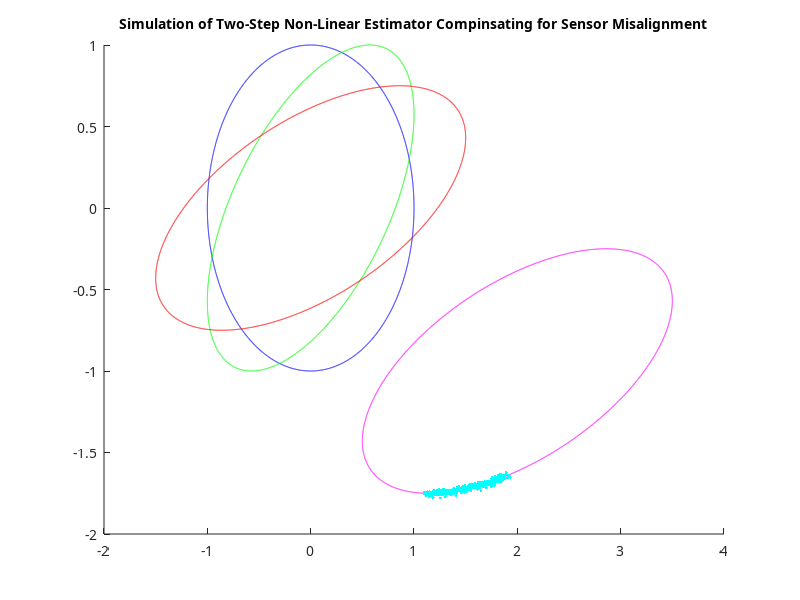

Recreate this plot in MATLAB. (Note: this script raises an error after producing the figure.)
%==============================================
% m-file to simulate two-step mag calibration
% looking at mis-alignment issues.
%==============================================

set(0,'DefaultAxesFontName','Gill Sans MT');
set(0,'DefaultAxesFontSize',10);
set(0,'DefaultTextFontName','Gill Sans MT');
set(0,'DefaultTextFontSize',10);
clc;

% Parameters
Th = [0:0.001:2*pi]';
xo = 2;
yo = -1;
a = 1.5;
b = 0.75;
R = 1;
phi = 35;
x_noise = 0.03;
y_noise = 0.01;

figure(1);
clf;
hold on;
title('Simulation of Two-Step Non-Linear Estimator Compinsating for Sensor Misalignment');

% Generate circle
x = R*cos(Th);
y = R*sin(Th);
plot(x,y,'b-');

% Sensor misalignment
x = x;
y = cos(deg2rad(phi))*y + sin(deg2rad(phi))*x;
plot(x,y,'g-');

% Sensor scaling
x = x*a;
y = y*b;
plot(x,y,'r-');

% Sensor offset
x = x + xo;
y = y + yo;
plot(x,y,'m-');

% Add noise
xsamp = x + x_noise*randn(size(x));
ysamp = y + y_noise*randn(size(y));

% Reduce Samples
beg = floor(sort(rand(2,1)*length(xsamp)));
xsamp = xsamp(beg(1):beg(2));
ysamp = ysamp(beg(1):beg(2));
plot(xsamp,ysamp,'c.');

% Calculate parameters
param = extractParameters2D( xsamp, ysamp, R);
plotMisalignment2D(param, 'k-');

% Reconstruct Truth
[X,Y] =  correctSensors2D (xsamp, ysamp, param);
plot(X,Y,'y.');

legend('Truth', 'Misaligned', 'Scaled', 'Shifted', 'Noisy', 'Calculated', 'Reconstructed');
axis equal;
hold off;
